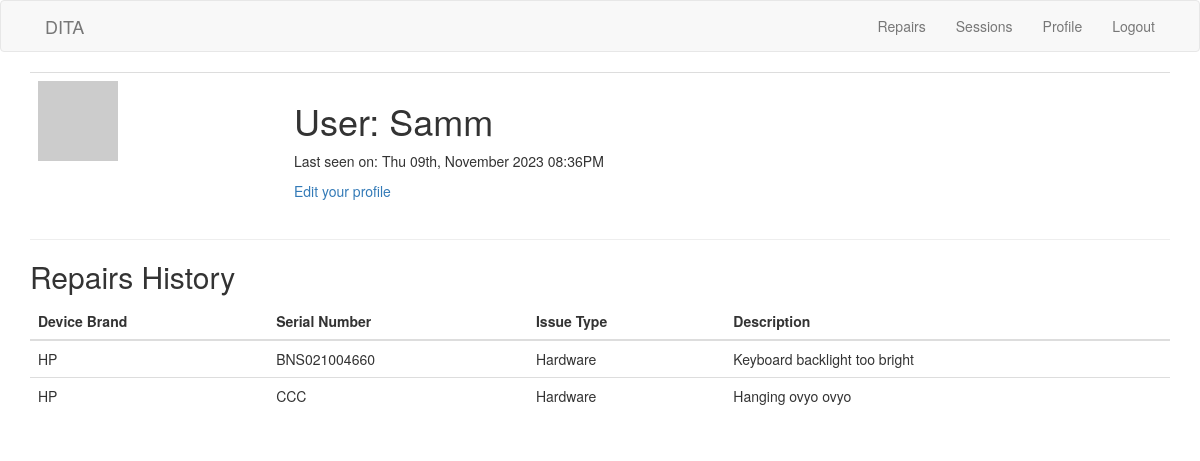
The page /user/Samm (signed in) on the database its author committed.
### app/models.py (models this page shows, shortened)
class User(UserMixin, db.Model):
    id = db.Column(db.Integer, primary_key=True)
    firstname = db.Column(db.String(64))
    lastname = db.Column(db.String(64))
    username = db.Column(db.String(64), unique=True)
    admission_number = db.Column(db.String(32))
    email = db.Column(db.String(120), unique=True)
    phone_number = db.Column(db.String(20))
    password = db.Column(db.String(128))
    password_hash = db.Column(db.String(128))
    last_seen = db.Column(db.DateTime, default=datetime.utcnow)
    def avatar(self, size):
        digest = md5(self.email.lower().encode('utf-8')).hexdigest()
        return 'https://www.gravatar.com/avatar/{}?d=identicon&s={}'.format(
            digest, size)
    def last_seen_str(self):
        if self.last_seen is not None:
            return self.last_seen.strftime('%a %dth, %B %Y %I:%M%p')
        return 'Last seen a long time ago'

class Repair(db.Model):
    id = db.Column(db.Integer, primary_key=True)
    device_brand = db.Column(db.String(128))
    serial_no = db.Column(db.String(64), index=True)
    issue_type = db.Column(db.String(20))
    description = db.Column(db.Text)
    user_id = db.Column(db.String(7), db.ForeignKey('user.id'))
    repair_date = db.Column(db.DateTime, default=datetime.utcnow)

### app/routes.py (the view)
@app.route('/user/<username>')
@login_required
def user(username):
    user = User.query.filter_by(username=username).first_or_404()
    if current_user.username != username:
        abort(403)
    repairs = Repair.query.filter_by(user_id=current_user.id).all()
    return render_template('user.html', title='Profile Page', repairs=repairs)

### app/routes.py (called while the page is built)
@login_manager.user_loader
def load_user(user_id):
    return User.query.get(int(user_id))

@app.before_request
def before_request():
    if current_user.is_authenticated:
        current_user.last_seen = datetime.utcnow()
        db.session.commit()

### app/templates/user.html
{% extends "base.html" %}
{% block app_content %}
<div class="container">
	<table class="table table-hover">
		<tr>
			<td width="256px"><img src="{{ current_user.avatar(128) }}"></td>
			<td>
				<h1> User: {{ current_user.username }}</h1>
				{% if current_user.last_seen %}<p>Last seen on: {{ current_user.last_seen_str() }} </p>
				{% endif
				%}
				<p><a href="{{ url_for('edit_profile') }}">Edit your profile</a></p>
			</td>
		</tr>
	</table>
	<hr>
	<h2>Repairs History</h2>
	<table class="table">
		<thead>
			<tr>
				<th>Device Brand</th>
				<th>Serial Number</th>
				<th>Issue Type</th>
				<th>Description</th>
			</tr>
		</thead>
		{% for repair in repairs %}
		<tr>
			<td> {{ repair.device_brand }}</td>
			<td> {{ repair.serial_no }}</td>
			<td> {{ repair.issue_type }}</td>
			<td> {{ repair.description }}</td>
		</tr>
		{% endfor %}
	</table>
</div>
{% endblock %}

### app/templates/base.html (shortened to what this page needs)
{% extends 'bootstrap/base.html' %}
{% block navbar %}
<nav class="navbar navbar-default">
	<div class="container">
		<div class="collapse navbar-collapse" id="bs-example-navbar-collapse-1">
			<ul class="nav navbar-nav">
				<li><a class="navbar-brand" href="{{ url_for('home') }}">DITA</a>
			</ul>
			<ul class="nav navbar-nav navbar-right">
				{% if current_user.is_anonymous %}
				<li><a href="{{ url_for('login') }}">Log In</a></li>
				<li><a href="{{ url_for('admin_login') }}">Admin Log In</a></li>
				{% else %}
				<li><a href="{{ url_for('repairs') }}">Repairs</a></li>
				<li><a href="{{ url_for('sessions') }}">Sessions</a></li>
				<li><a href="{{ url_for('user', username=current_user.username) }}">Profile</a></li>
				<li><a href="{{ url_for('logout') }}">Logout</a></li>
				{% endif %}
			</ul>
		</div>
	</div>
</nav>
{% endblock %}
{% block content %}
<div class="conatainer">
	{% block app_content %} {% endblock %}
</div>
{% endblock %}

### rows shown on the page
User: username "Samm", last_seen_str "Thu 09th, November 2023 08:36PM"
Repair: device_brand "HP", serial_no "BNS021004660", issue_type "Hardware", description "Keyboard backlight too bright"
Repair: device_brand "HP", serial_no "CCC", issue_type "Hardware", description "Hanging ovyo ovyo"
